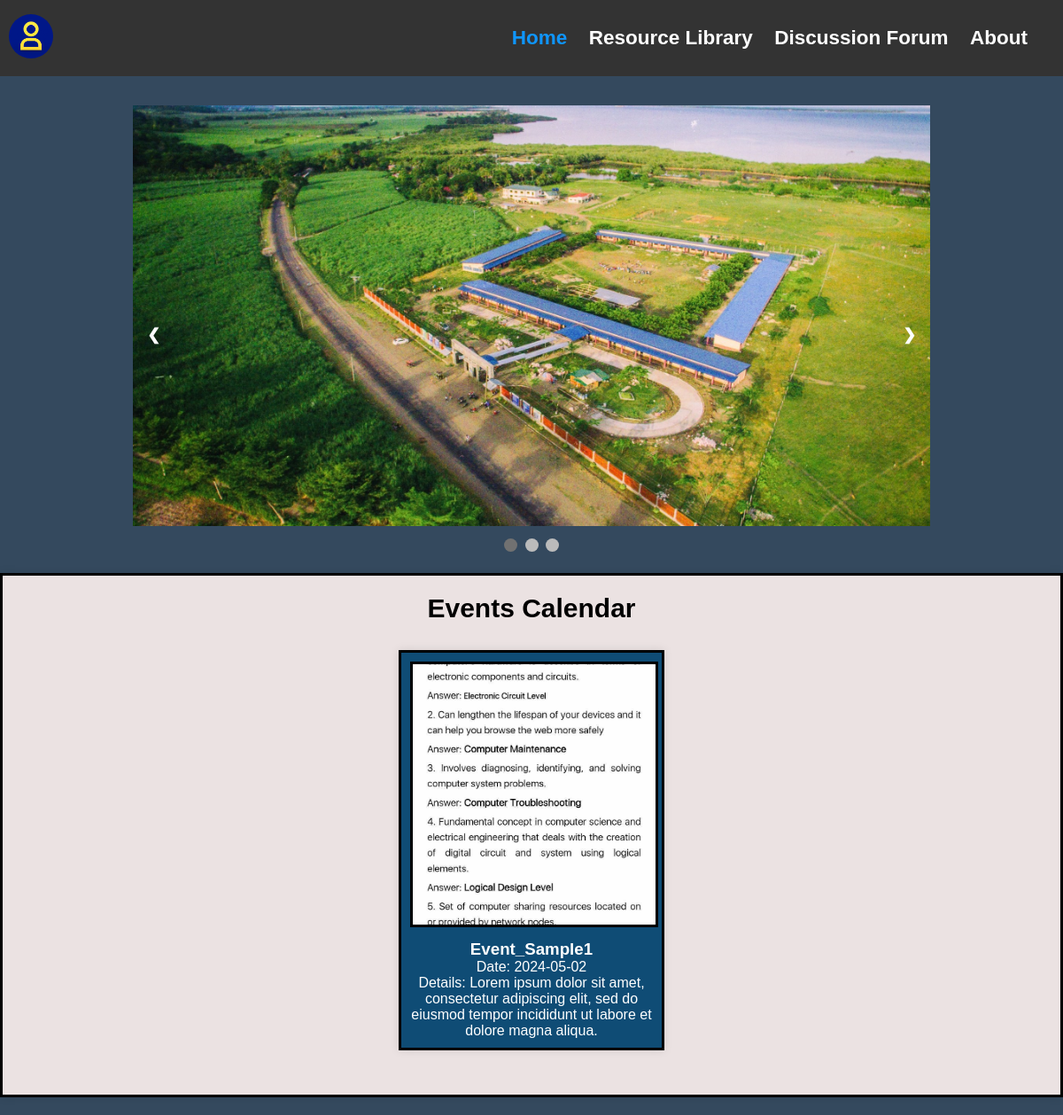
Screenshot of /user_home.php with the database file from the repository.
### tables this page shows
CREATE TABLE `events` (
  `event_id` int(11) NOT NULL,
  `user_id` int(11) NOT NULL,
  `event_name` varchar(255) DEFAULT NULL,
  `event_date` varchar(255) DEFAULT NULL,
  `event_details` varchar(500) DEFAULT NULL,
  `event_image` text NOT NULL
);

### user_home.php (the view, shortened to what this page needs)
<?php
include 'connect.php';
$eventsStmt = $pdo->prepare("SELECT * FROM events ORDER BY event_date");
$eventsStmt->execute();
$events = $eventsStmt->fetchAll(PDO::FETCH_ASSOC);
?>
<!DOCTYPE html>
<html lang="en">
<head>
    <link rel="stylesheet" href="https://cdnjs.cloudflare.com/ajax/libs/font-awesome/6.0.0/css/all.min.css">
</head>
<body>
<header>
        <div class="profile-icon dropdown">
            <?php
if (isset($_SESSION['profile_picture']) && !empty($_SESSION['profile_picture'])) {
    echo '<img src="' . htmlspecialchars($_SESSION['profile_picture']) . '" alt="User Profile" class="profile-image" style="width: 50px; height: 50px;">';
} else {
    echo '<img src="img\default_profile_image.jpg" alt="Default Profile Image" class="profile-image" style="width: 50px; height: 50px;">';
}
?>
        </div>
        <nav>
            <a href="user_home.php">
            <h1><span style="color: #0f96fe;">Home</span></h1>
            </a>
            <a href="resources.php">
                <h1>Resource Library</h1>
            </a>
            <a href="forum_display.php">
                <h1>Discussion Forum</h1>
            </a>
            <a href="about.php">
                <h1>About</h1>
            </a>
        </nav>
    </header>
    <div class="slideshow-container">
        <div class="mySlides">
            <img class="slide-image" src="img/cpsubg.jpeg" alt="Slideshow Image 1">
        </div>
        <a class="prev" onclick="plusSlides(-1)">&#10094;</a>
        <a class="next" onclick="plusSlides(1)">&#10095;</a>
        <div style="text-align: center; margin-top: 10px;">
            <span class="dot" onclick="currentSlide(1)"></span>
            <span class="dot" onclick="currentSlide(2)"></span>
            <span class="dot" onclick="currentSlide(3)"></span>
        </div>
    </div>
    <div class="events">
        <h1>Events Calendar</h1>
        <ul>
            <div class="event-list">
                <?php
                    $eventsInRow = 4;
                    $eventCount = 0;
                    foreach ($events as $event) :
                        if ($eventCount % $eventsInRow === 0) {
                        echo '<div class="event-row">';
                         }
                ?>
                <div class="event-item">
                    <?php
            $eventImage = isset($event['event_image']) ? htmlspecialchars($event['event_image']) : 'default_event_image.png';
            $imagePath = "" . $eventImage;
            ?>
                    <img class="event-image" src="<?= $imagePath ?>"
                        alt="<?= htmlspecialchars($event['event_name']) ?>">
                    <div class="event-details">
                        <h3>
                            <?= htmlspecialchars($event['event_name']) ?>
                        </h3>
                        <p>Date:
                            <?= htmlspecialchars($event['event_date']) ?>
                        </p>
                        <p>Details:
                            <?= htmlspecialchars($event['event_details']) ?>
                        </p>
                    </div>
                </div>
                <?php
        $eventCount++;
    endforeach;
    ?>
            </div>
        </ul>
    </div>
</body>
</html>

### user_home.php (style rules this page uses)
* { margin: 0; padding: 0; box-sizing: border-box; text-decoration: none; }
body { font-family: "Arial", sans-serif; background-color:#34495e; }
header { background-color: #333; color: #ecf0f1; padding: 10px; display: flex; justify-content: space-between; align-items: center; border-bottom: 3px solid #34495e; }
.profile-image { width: 100px; height: 100px; border-radius: 50%; object-fit: cover; }
nav { padding: 20px; text-align: center; }
nav a { display: inline-block; margin: 0 10px; text-decoration: none; font-size: 15px; font-weight: bold; }
nav a h1 { color: white; }
.slideshow-container { max-width: 900px; position: relative; margin: auto; margin-top: 30px; }
.mySlides { display: none; width: 100%; }
img.slide-image { width: 100%; height: auto; }
.prev, .next { position: absolute; top: 50%; width: auto; padding: 16px; margin-top: -22px; color: white; font-weight: bold; font-size: 18px; transition: 0.6s ease; border-radius: 0 3px 3px 0; user-select: none; }
.prev { left: 0; border-radius: 3px 0 0 3px; }
.next { right: 0; border-radius: 0 3px 3px 0; }
.dot { height: 15px; width: 15px; margin: 0 2px; background-color: #bbb; border-radius: 50%; display: inline-block; transition: background-color 0.6s ease; }
.active { background-color: #717171; }
.events { margin: 20px auto; padding: 20px; background-color: #ebe2e2; box-shadow: 0 0 10px rgba(0, 0, 0, 0.1); text-align: center; border: 3px solid black; }
.events h1 { color: #000000; font-size: 30px; margin-bottom: 20px; }
.event-list { list-style-type: none; padding: 0; }
.event-row { display: flex; flex-wrap: wrap; justify-content: space-around; margin-bottom: 20px; }
.event-item { width: 300px; margin: 10px; padding: 10px; background-color: #0F4C75; box-shadow: 0 0 10px rgba(0, 0, 0, 0.1); text-align: center; border: 3px solid black; }
.event-image { width: 100%; height: auto; border: 3px solid black; width: 280px; height: 300px; object-fit: cover; }
.event-details { margin-top: 10px; color: white; }

### rows the page displays
events: event_image (picture), event_name "Event_Sample1", event_date "2024-05-02", event_details "Lorem ipsum dolor sit amet, consectetur adipiscing elit, sed do eiusmod tempor incididunt ut labore et dolore magna aliqua."
